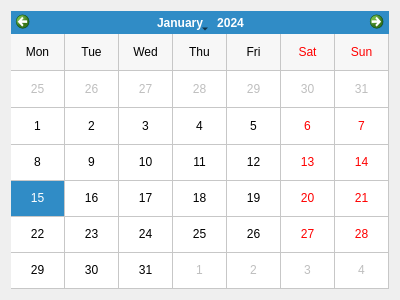
<?xml version="1.0" encoding="UTF-8"?>
<ui version="4.0">
 <class>Dialog</class>
 <widget class="QDialog" name="Dialog">
  <property name="geometry">
   <rect>
    <x>0</x>
    <y>0</y>
    <width>400</width>
    <height>300</height>
   </rect>
  </property>
  <property name="windowTitle">
   <string>Dialog</string>
  </property>
  <layout class="QGridLayout" name="gridLayout_2">
   <item row="0" column="0">
    <layout class="QGridLayout" name="gridLayout">
     <item row="0" column="0">
      <widget class="QCalendarWidget" name="calWidget">
       <property name="gridVisible">
        <bool>true</bool>
       </property>
       <property name="horizontalHeaderFormat">
        <enum>QCalendarWidget::ShortDayNames</enum>
       </property>
       <property name="verticalHeaderFormat">
        <enum>QCalendarWidget::NoVerticalHeader</enum>
       </property>
       <property name="navigationBarVisible">
        <bool>true</bool>
       </property>
       <property name="dateEditEnabled">
        <bool>false</bool>
       </property>
      </widget>
     </item>
    </layout>
   </item>
  </layout>
 </widget>
 <resources/>
 <connections/>
</ui>
